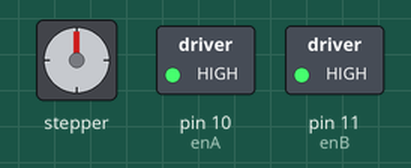
This sketch was run on a simulated Arduino Uno, built with avr-gcc and run on an emulated ATmega328P. Shown: stepper motor, switched loads named in the sketch (green lamp = pin HIGH). Stepper angles assume 20 steps per turn.

Above: at 15.0 s.
Timing chart, 0 to 40.0 s (numbered marks = the images above):
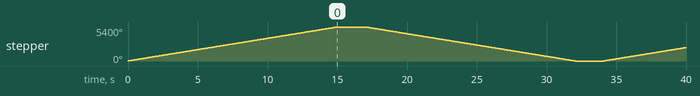

Measured:
- by itself, stepper: turns 5400° clockwise in 15.0 s, then 5400° counter-clockwise in 15.0 s, then 2124° clockwise in 5.9 s

The sketch:

stepper2.ino
```cpp
/*
 Stepper Motor Control with Arduino Motor Control Shield V3.0.

 This requires the following modification to the shield:
- Remove IC2
- Bridge IC2 pins 4 and 12, connecting DIRA/Arduino 12 with IC3 2A
- Bridge IC2 pins 6 and 9, connecting DIRB/Arduino 13 with IC3 3A

 This program drives a bipolar stepper motor. The motor is controlled
 by Arduino pins 8, 9, 12, 13. Additionally Pins 10 and 11 are required.

 The motor should do five revolutions into one and five into another direction.

 */

#include <Stepper.h>

int out1 = 8;
int out2 = 9;
int enA  = 10;  // Enable pin 1 on Motor Control Shield
int enB  = 11;  // Enable pin 2 on Motor Control Shield
int dirA = 12;  // Direction pin dirA on Motor Control Shield
int dirB = 13;  // Direction pin dirB on Motor Control Shield


const int stepsPerRevolution = 20;  // change this to fit the number of steps per revolution
                                     // for your motor

// Initialize the stepper library on pins 8, 9, 12, 13:
Stepper myStepper(stepsPerRevolution, out1, dirA, out2, dirB);

void setup() {
  // Set speed to 60 rpm:
  myStepper.setSpeed(60);

pinMode(out1, OUTPUT);
pinMode(out2, OUTPUT);
pinMode(dirA, OUTPUT);
pinMode(dirB, OUTPUT);

  // Enable IC3 outputs.
  pinMode(enA, OUTPUT);
  digitalWrite (enA, HIGH);
  pinMode(enB, OUTPUT);
  digitalWrite (enB, HIGH);
}

void loop() {
  // Step five revolutions into one direction:
  myStepper.step(stepsPerRevolution*15);
  delay(2000);

  // Step five revolutions in the other direction:
  myStepper.step(-stepsPerRevolution*15);
  delay(2000);
}
```
